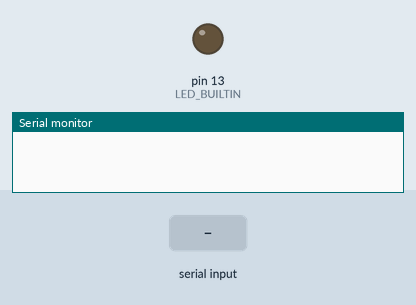
The sketch below on a simulated Arduino Uno, built with avr-gcc and run on an emulated ATmega328P. Parts: output pins drawn as LEDs (lit = HIGH), the last lines printed to the serial monitor. The inputs (shaded band) are chosen by the test bench.

Above: at 1.2 s.
1.3 s: "on\n" received over Serial
At 2.5 s:
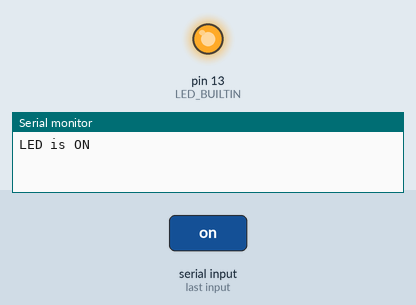
2.8 s: "off\n" received over Serial
At 3.7 s:
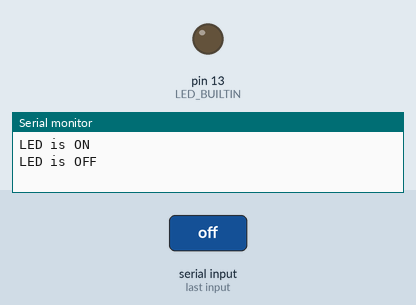
Timing chart, 0 to 5.8 s (numbered marks = the images above; inputs shaded):
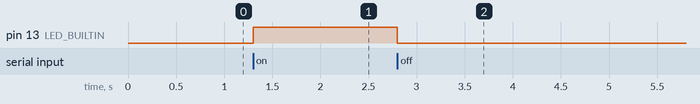

Measured:
- after the input at 1.3 s, pin 13 (LED_BUILTIN): LOW → HIGH at once
- after the input at 2.8 s, pin 13 (LED_BUILTIN): HIGH → LOW at once

The sketch:

connection_test.ino
```cpp
/*
 SCRIPT 1 : CONNECTION TEST
 use this to verify that the arduino can talk to your computer

 how to use :
 * upload this
 * open the serial monitor
 * send "on" or "off" from the serial monitor

 */
#include <Servo.h>

void setup() {
  Serial.begin(115200);
  pinMode(LED_BUILTIN, OUTPUT);

  /* CHALLENGE :
   * make the LED blink 3 times when the arduino starts to show your arduino is ready.
   * hint : digitalWrite(LED_BUILTIN, HIGH) turns it on
   * LOW = off
   * delay(500) waits 500 milliseconds
   */
}

void loop() {
  if (Serial.available()) {
    String command = Serial.readStringUntil('\n');

    // challenge : change the command and see what happens
    if (command == "on") {
      digitalWrite(LED_BUILTIN, HIGH);
      Serial.println("LED is ON");
    }
    else if (command == "off") {
      digitalWrite(LED_BUILTIN, LOW);
      Serial.println("LED is OFF");
    }
  }
}
```
